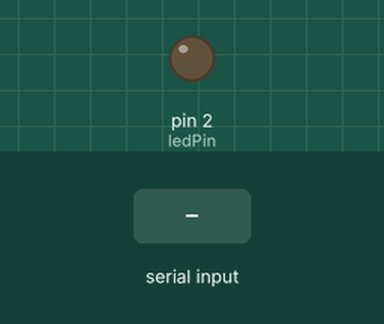
The sketch below on a simulated Arduino Uno, built with avr-gcc and run on an emulated ATmega328P. Shown: output pins drawn as LEDs (lit = HIGH). The inputs (shaded band) are chosen by the test bench.

Above: at 1.2 s.
1.3 s: byte 30 received over Serial
Timing chart, 0 to 4.3 s (numbered marks = the images above; inputs shaded):
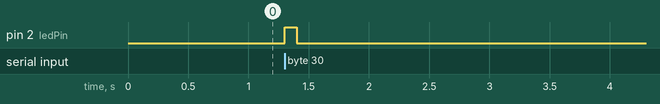

The sketch:

blink_led_board.ino
```cpp
const int ledPin = 2; // Define the LED pin
char receivedChar;    // Variable to store the received character
boolean newData = false; // Flag to indicate whether new data has been received

void setup() {
  pinMode(ledPin, OUTPUT); // Set the LED pin as an output
  Serial.begin(9600);     // Initialize the serial communication
}

void loop() {
  // Check if new data has been received
  if (Serial.available()) {
    // Blink the LED for 0.5 seconds
    digitalWrite(ledPin, HIGH); // Turn on the LED
    delay(100);                 // Wait for 500 milliseconds (0.5 seconds)
    digitalWrite(ledPin, LOW);  // Turn off the LED
  }
}

// Serial data reception interrupt
void serialEvent() {
  while (Serial.available()) {
    receivedChar = Serial.read(); // Read the incoming character
    newData = true;              // Set the newData flag to true
  }
}
```

Measured:
- after the input at 1.3 s, pin 2 (ledPin): LOW → HIGH at once, → LOW 0.10 s later
